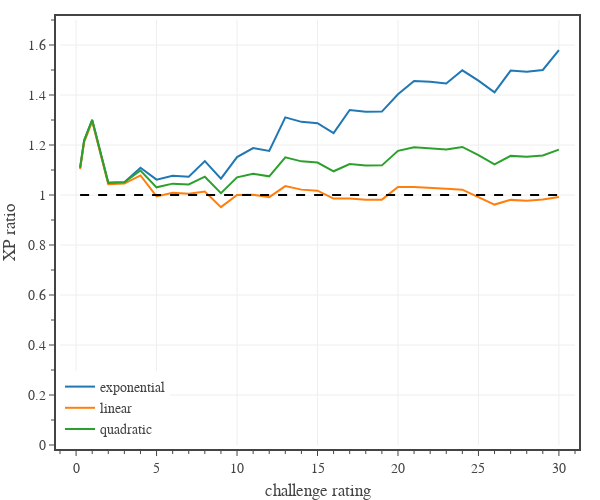

Write notebook code for a chart like this one.
### Code cell
# Shows how the calculated XP for typical monsters of each CR compare with listed XP values
dfD = dfD0[dfD0['CR'].gt(1/8)]

columns = ['eXP2 exp','eXP2 linear','eXP2 quadratic']
labels = ['exponential', 'linear', 'quadratic']

# create figure
fig = go.Figure(
    layout=go.Layout(
        template=TFB_TEMPLATE,
        margin=dict(l=60, r=25, b=55, t=20, pad=4),
        xaxis=dict(
            title_text='challenge rating',
            range=[-1,31],
            tick0=0, dtick=5,
            minor=dict(tick0=0, dtick=1),
        ),
        yaxis=dict(
            title_text='XP ratio',
            range=[0.0,1.7],
            tick0=0, dtick=0.2,
            minor=dict(tick0=0, dtick=0.1),
        ),
        legend=dict(
            xanchor='left', yanchor='bottom',
            x=0.00, y=0.00,
            orientation='v',
            tracegroupgap=0,
        )
    )
)

for column, label in zip(columns, labels):
    fig.add_trace(go.Scatter(
        x=dfD['CR'], 
        y=dfD[column]/dfD['XP'],
        mode='lines',
        name=label,
        hovertemplate=
            'Level %{x}<br>'+
            'XP ratio %{y:,.2f}' + 
            '<extra></extra>'
    ))


fig.add_trace(go.Scatter(
    x=dfD['CR'], 
    y=[1.0]*len(dfD['CR']),
    mode='lines',
    line=dict(color='black', dash='dash'),
    showlegend=False,
    hoverinfo='skip',
))

# show figure
fig.update_layout(width=600, height=500)
fig.show(config=TFB_CONFIG)

### Figure 1 — Plotly figure (JSON) as saved in the notebook; plotly's stock layout.template omitted (floating-point values rounded to 4 significant figures)
{"data": [{"hovertemplate": "Level %{x}<br>XP ratio %{y:,.2f}<extra></extra>", "mode": "lines", "name": "exponential", "type": "scatter", "x": [0.25, 0.5, 1, 2, 3, 4, 5, 6, 7, 8, 9, 10, 11, 12, 13, 14, 15, 16, 17, 18, 19, 20, 21, 22, 23, 24, 25, 26, 27, 28, 29, 30], "y": [1.109, 1.218, 1.3, 1.049, 1.051, 1.109, 1.061, 1.077, 1.073, 1.135, 1.066, 1.152, 1.188, 1.176, 1.311, 1.293, 1.287, 1.247, 1.34, 1.333, 1.334, 1.403, 1.456, 1.453, 1.446, 1.499, 1.457, 1.411, 1.498, 1.493, 1.5, 1.579]}, {"hovertemplate": "Level %{x}<br>XP ratio %{y:,.2f}<extra></extra>", "mode": "lines", "name": "linear", "type": "scatter", "x": [0.25, 0.5, 1, 2, 3, 4, 5, 6, 7, 8, 9, 10, 11, 12, 13, 14, 15, 16, 17, 18, 19, 20, 21, 22, 23, 24, 25, 26, 27, 28, 29, 30], "y": [1.103, 1.212, 1.294, 1.043, 1.046, 1.078, 0.9945, 1.009, 1.005, 1.014, 0.9515, 1.0, 1.001, 0.9916, 1.036, 1.021, 1.017, 0.9857, 0.9861, 0.9812, 0.9815, 1.032, 1.032, 1.03, 1.025, 1.021, 0.9932, 0.9617, 0.9805, 0.9775, 0.9821, 0.992]}, {"hovertemplate": "Level %{x}<br>XP ratio %{y:,.2f}<extra></extra>", "mode": "lines", "name": "quadratic", "type": "scatter", "x": [0.25, 0.5, 1, 2, 3, 4, 5, 6, 7, 8, 9, 10, 11, 12, 13, 14, 15, 16, 17, 18, 19, 20, 21, 22, 23, 24, 25, 26, 27, 28, 29, 30], "y": [1.109, 1.218, 1.3, 1.049, 1.051, 1.098, 1.031, 1.045, 1.042, 1.073, 1.007, 1.07, 1.085, 1.075, 1.15, 1.135, 1.13, 1.095, 1.124, 1.118, 1.119, 1.176, 1.191, 1.188, 1.182, 1.192, 1.159, 1.122, 1.156, 1.153, 1.158, 1.182]}, {"hoverinfo": "skip", "line": {"color": "black", "dash": "dash"}, "mode": "lines", "showlegend": false, "type": "scatter", "x": [0.25, 0.5, 1, 2, 3, 4, 5, 6, 7, 8, 9, 10, 11, 12, 13, 14, 15, 16, 17, 18, 19, 20, 21, 22, 23, 24, 25, 26, 27, 28, 29, 30], "y": [1, 1, 1, 1, 1, 1, 1, 1, 1, 1, 1, 1, 1, 1, 1, 1, 1, 1, 1, 1, 1, 1, 1, 1, 1, 1, 1, 1, 1, 1, 1, 1]}], "layout": {"height": 500, "legend": {"orientation": "v", "tracegroupgap": 0, "x": 0, "xanchor": "left", "y": 0, "yanchor": "bottom"}, "margin": {"b": 55, "l": 60, "pad": 4, "r": 25, "t": 20}, "width": 600, "xaxis": {"dtick": 5, "minor": {"dtick": 1, "tick0": 0}, "range": [-1, 31], "tick0": 0, "title": {"text": "challenge rating"}}, "yaxis": {"dtick": 0.2, "minor": {"dtick": 0.1, "tick0": 0}, "range": [0, 1.7], "tick0": 0, "title": {"text": "XP ratio"}}}}
